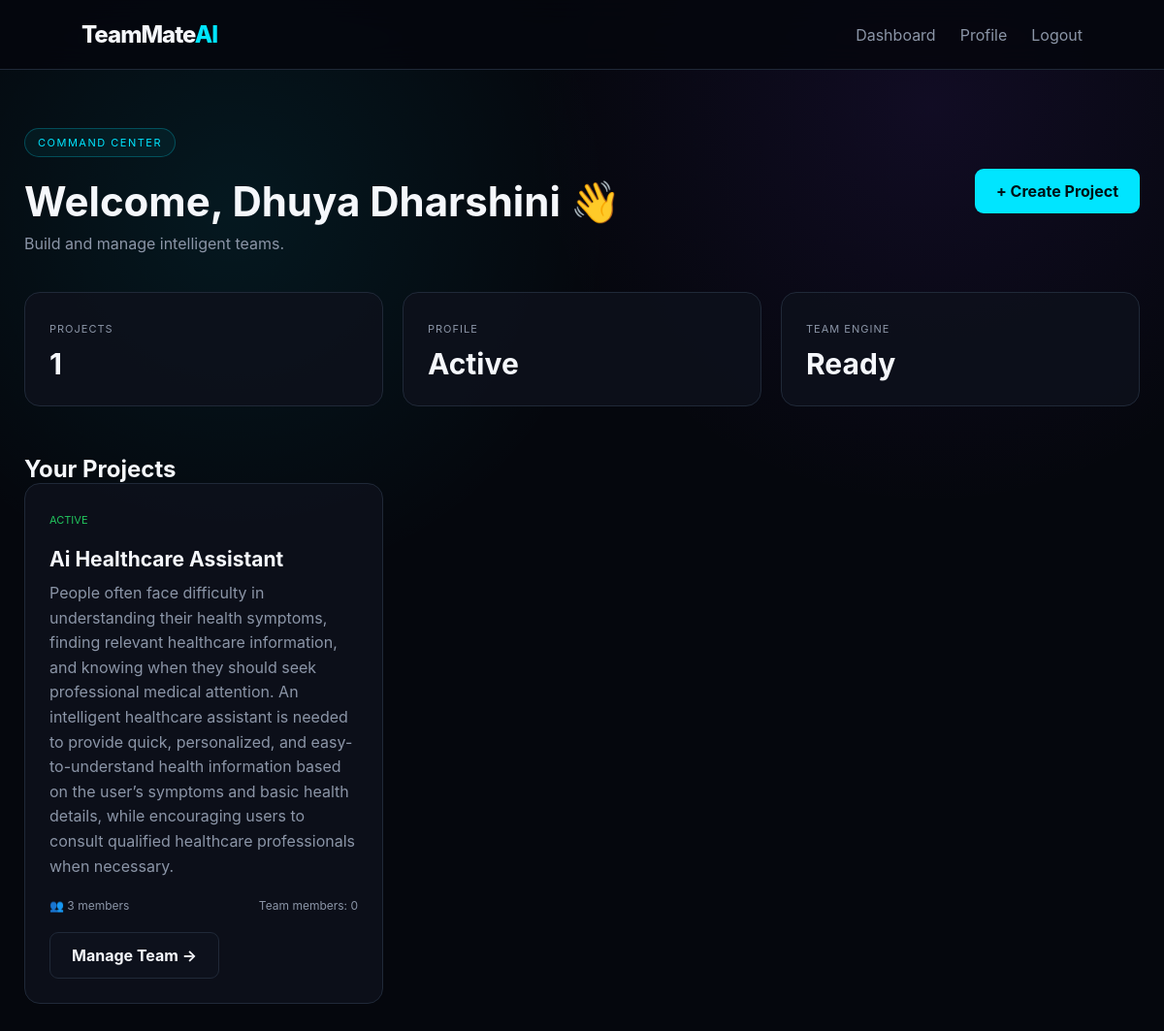
The app's page /dashboard (signed in) with its own data.
### tables this page shows
CREATE TABLE users (
            id INTEGER PRIMARY KEY AUTOINCREMENT,
            name TEXT NOT NULL,
            email TEXT NOT NULL UNIQUE,
            password TEXT NOT NULL,
            department TEXT,
            year TEXT,
            bio TEXT,
            availability TEXT DEFAULT 'Available',
            created_at TIMESTAMP DEFAULT CURRENT_TIMESTAMP
        );

CREATE TABLE projects (
            id INTEGER PRIMARY KEY AUTOINCREMENT,
            user_id INTEGER NOT NULL,
            project_name TEXT NOT NULL,
            description TEXT NOT NULL,
            required_members INTEGER NOT NULL,
            skills TEXT NOT NULL,
            created_at TIMESTAMP DEFAULT CURRENT_TIMESTAMP,
            FOREIGN KEY (user_id) REFERENCES users (id)
        );

### app.py (the view, shortened to what this page needs)
@app.route("/dashboard")
def dashboard():
    if "user_id" not in session:
        return redirect(
            url_for("login")
        )
    conn = None
    try:
        conn = get_db()
        user = conn.execute(
            """
            SELECT *
            FROM users
            WHERE id = ?
            """,
            (session["user_id"],)
        ).fetchone()
        if not user:
            session.clear()
            return redirect(
                url_for("login")
            )
        projects = conn.execute(
            """
            SELECT
                p.*,
                (
                    SELECT COUNT(*)
                    FROM teams AS t
                    WHERE t.project_id = p.id
                ) AS member_count
            FROM projects AS p
            WHERE p.user_id = ?
            ORDER BY
                p.created_at DESC,
                p.id DESC
            """,
            (session["user_id"],)
        ).fetchall()
        return render_template(
            "dashboard.html",
            user=user,
            projects=projects
        )
    finally:
        if conn:
            conn.close()

### app.py (called while the page is built)
def get_db():
    conn = sqlite3.connect("teammate_ai.db")
    conn.row_factory = sqlite3.Row
    return conn

### templates/dashboard.html (shortened to what this page needs)
{% extends "base.html" %}
{% block content %}
<div class="dashboard">
    <div class="dashboard-header">
        <div>
            <div class="badge">
                COMMAND CENTER
            </div>
            <h1>
                Welcome,
                {{ user.name }} 👋
            </h1>
            <p>
                Build and manage intelligent teams.
            </p>
        </div>
        <a href="{{ url_for('create_project') }}" class="primary-button">
            + Create Project
        </a>
    </div>
    <div class="stats-grid">
        <div class="stat-card">
            <span>PROJECTS</span>
            <strong>
                {{ projects|length }}
            </strong>
        </div>
        <div class="stat-card">
            <span>PROFILE</span>
            <strong>
                Active
            </strong>
        </div>
        <div class="stat-card">
            <span>TEAM ENGINE</span>
            <strong>
                Ready
            </strong>
        </div>
    </div>
    <section class="section">
        <div class="section-title">
            <h2>
                Your Projects
            </h2>
        </div>
        {% if projects %}
        <div class="project-grid">
            {% for project in projects %}
            <div class="project-card">
                <div class="project-top">
                    <span class="status">
                        ACTIVE
                    </span>
                </div>
                <h3>
                    {{ project.project_name }}
                </h3>
                <p>
                    {{ project.description or "No description available." }}
                </p>
                <div class="project-info">
                    <span>
                        👥
                        {{ project.required_members }}
                        members
                    </span>
                    <span>
                        Team members:
                        {{ project.member_count }}
                    </span>
                </div>
                <a href="{{ url_for('create_team', project_id=project.id) }}" class="secondary-button">
                    Manage Team →
                </a>
            </div>
            {% endfor %}
        </div>
        {% endif %}
    </section>
</div>
{% endblock %}pa

### templates/base.html (shortened to what this page needs)
<!DOCTYPE html>
<html lang="en">
<head>
    <link rel="stylesheet"
          href="{{ url_for('static', filename='css/style.css') }}">
</head>
<body>
<nav class="navbar">
    <a href="{{ url_for('index') }}"
       class="logo">
        TeamMate<span>AI</span>
    </a>
    <div class="nav-links">
        {% if session.get('user_id') %}
            <a href="{{ url_for('dashboard') }}">
                Dashboard
            </a>
            <a href="{{ url_for('profile') }}">
                Profile
            </a>
            <a href="{{ url_for('logout') }}"
               class="logout">
                Logout
            </a>
        {% endif %}
    </div>
</nav>
<main>
    {% block content %}
    {% endblock %}
</main>
</body>
</html>

### static/css/style.css (style rules this page uses)
* { margin: 0; padding: 0; box-sizing: border-box; }
:root { --bg: #05070d; --card: #0d111c; --card2: #111827; --text: #f5f7fb; --muted: #8b95a7; --line: #202938; --accent: #00e5ff; --accent2: #7c3aed; --success: #22c55e; --danger: #ef4444; }
body { background: radial-gradient( circle at 20% 20%, rgba(0, 229, 255, 0.08), transparent 30% ), radial-gradient( circle at 80% 10%, rgba(124, 58, 237, 0.10), transparent 30% ), var(--bg); color: var(--text); font-family: Inter, Segoe UI, Arial, sans-serif; min-height: 100vh; }
a { color: inherit; text-decoration: none; }
.navbar { height: 72px; display: flex; align-items: center; justify-content: space-between; padding: 0 7%; border-bottom: 1px solid var(--line); background: rgba(5, 7, 13, 0.85); backdrop-filter: blur(15px); position: sticky; top: 0; z-index: 100; }
.logo { font-size: 24px; font-weight: 800; letter-spacing: -1px; }
.logo span { color: var(--accent); }
.nav-links { display: flex; align-items: center; gap: 25px; }
.nav-links a { color: var(--muted); transition: 0.2s; }
.badge { display: inline-block; color: var(--accent); border: 1px solid rgba(0, 229, 255, 0.25); background: rgba(0, 229, 255, 0.05); padding: 7px 13px; border-radius: 30px; font-size: 11px; letter-spacing: 1.5px; margin-bottom: 20px; }
.primary-button, .secondary-button { display: inline-block; padding: 13px 22px; border-radius: 9px; font-weight: 700; border: none; cursor: pointer; transition: 0.2s; }
.primary-button { background: var(--accent); color: #001015; }
.secondary-button { border: 1px solid var(--line); color: var(--text); background: var(--card); }
.feature-card, .stat-card, .project-card, .panel, .analysis-card, .candidate-card, .form-card, .auth-card { background: rgba(13, 17, 28, 0.85); border: 1px solid var(--line); border-radius: 16px; }
.dashboard, .page-container, .form-page { max-width: 1250px; margin: auto; padding: 60px 25px; }
.dashboard-header { display: flex; align-items: center; justify-content: space-between; gap: 20px; margin-bottom: 40px; }
.dashboard-header h1 { font-size: 42px; margin-bottom: 8px; }
.dashboard-header p, .page-header p { color: var(--muted); }
.stats-grid { display: grid; grid-template-columns: repeat(3, 1fr); gap: 20px; margin-bottom: 50px; }
.stat-card { padding: 25px; }
.stat-card span { color: var(--muted); font-size: 11px; letter-spacing: 1px; }
.stat-card strong { display: block; font-size: 30px; margin-top: 10px; }
.project-grid { display: grid; grid-template-columns: repeat(3, 1fr); gap: 20px; }
.project-card { padding: 25px; }
.project-card h3 { margin: 20px 0 10px; font-size: 21px; }
.project-card p { color: var(--muted); line-height: 1.6; min-height: 70px; }
.project-info { display: flex; justify-content: space-between; color: var(--muted); font-size: 12px; margin: 20px 0; }
.status { color: var(--success); font-size: 11px; }

### records on screen
users: name "Dhuya Dharshini"
projects: project_name "Ai Healthcare Assistant", description "People often face difficulty in understanding their health symptoms, finding relevant healthcare information, and knowing when they should seek professional medical attention. An intelligent healthcare assistant is needed to provide quick, personalized, and easy-to-understand health information based on the user’s symptoms and basic health details, while encouraging users to consult qualified healthcare professionals when necessary.", required_members "3", member_count "0"

### other values on screen
{{ projects|length }} "1"
